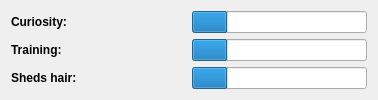
   <widget class="QWidget" name="tabCat">
    <attribute name="title">
     <string>Species Attributes</string>
    </attribute>
    <layout class="QVBoxLayout" name="verticalLayout_8">
     <item>
      <layout class="QHBoxLayout" name="likesTravel_6">
       <item>
        <widget class="QLabel" name="lbLikesTravel_6">
         <property name="minimumSize">
          <size>
           <width>175</width>
           <height>0</height>
          </size>
         </property>
         <property name="font">
          <font>
           <weight>75</weight>
           <bold>true</bold>
          </font>
         </property>
         <property name="text">
          <string>Curiosity:</string>
         </property>
        </widget>
       </item>
       <item>
        <widget class="QProgressBar" name="barCuriosity">
         <property name="minimumSize">
          <size>
           <width>175</width>
           <height>0</height>
          </size>
         </property>
         <property name="minimum">
          <number>-1</number>
         </property>
         <property name="maximum">
          <number>4</number>
         </property>
         <property name="value">
          <number>0</number>
         </property>
         <property name="textVisible">
          <bool>false</bool>
         </property>
        </widget>
       </item>
      </layout>
     </item>
     <item>
      <layout class="QHBoxLayout" name="likesTravel_7">
       <item>
        <widget class="QLabel" name="lbLikesTravel_7">
         <property name="minimumSize">
          <size>
           <width>175</width>
           <height>0</height>
          </size>
         </property>
         <property name="font">
          <font>
           <weight>75</weight>
           <bold>true</bold>
          </font>
         </property>
         <property name="text">
          <string>Training:</string>
         </property>
        </widget>
       </item>
       <item>
        <widget class="QProgressBar" name="barTrainingCat">
         <property name="minimumSize">
          <size>
           <width>175</width>
           <height>0</height>
          </size>
         </property>
         <property name="minimum">
          <number>-1</number>
         </property>
         <property name="maximum">
          <number>4</number>
         </property>
         <property name="value">
          <number>0</number>
         </property>
         <property name="textVisible">
          <bool>false</bool>
         </property>
        </widget>
       </item>
      </layout>
     </item>
     <item>
      <layout class="QHBoxLayout" name="likesTravel_8">
       <item>
        <widget class="QLabel" name="lbLikesTravel_8">
         <property name="minimumSize">
          <size>
           <width>175</width>
           <height>0</height>
          </size>
         </property>
         <property name="font">
          <font>
           <weight>75</weight>
           <bold>true</bold>
          </font>
         </property>
         <property name="text">
          <string>Sheds hair:</string>
         </property>
        </widget>
       </item>
       <item>
        <widget class="QProgressBar" name="barShedding">
         <property name="minimumSize">
          <size>
           <width>175</width>
           <height>0</height>
          </size>
         </property>
         <property name="minimum">
          <number>-1</number>
         </property>
         <property name="maximum">
          <number>4</number>
         </property>
         <property name="value">
          <number>0</number>
         </property>
         <property name="textVisible">
          <bool>false</bool>
         </property>
        </widget>
       </item>
      </layout>
     </item>
    </layout>
   </widget>
